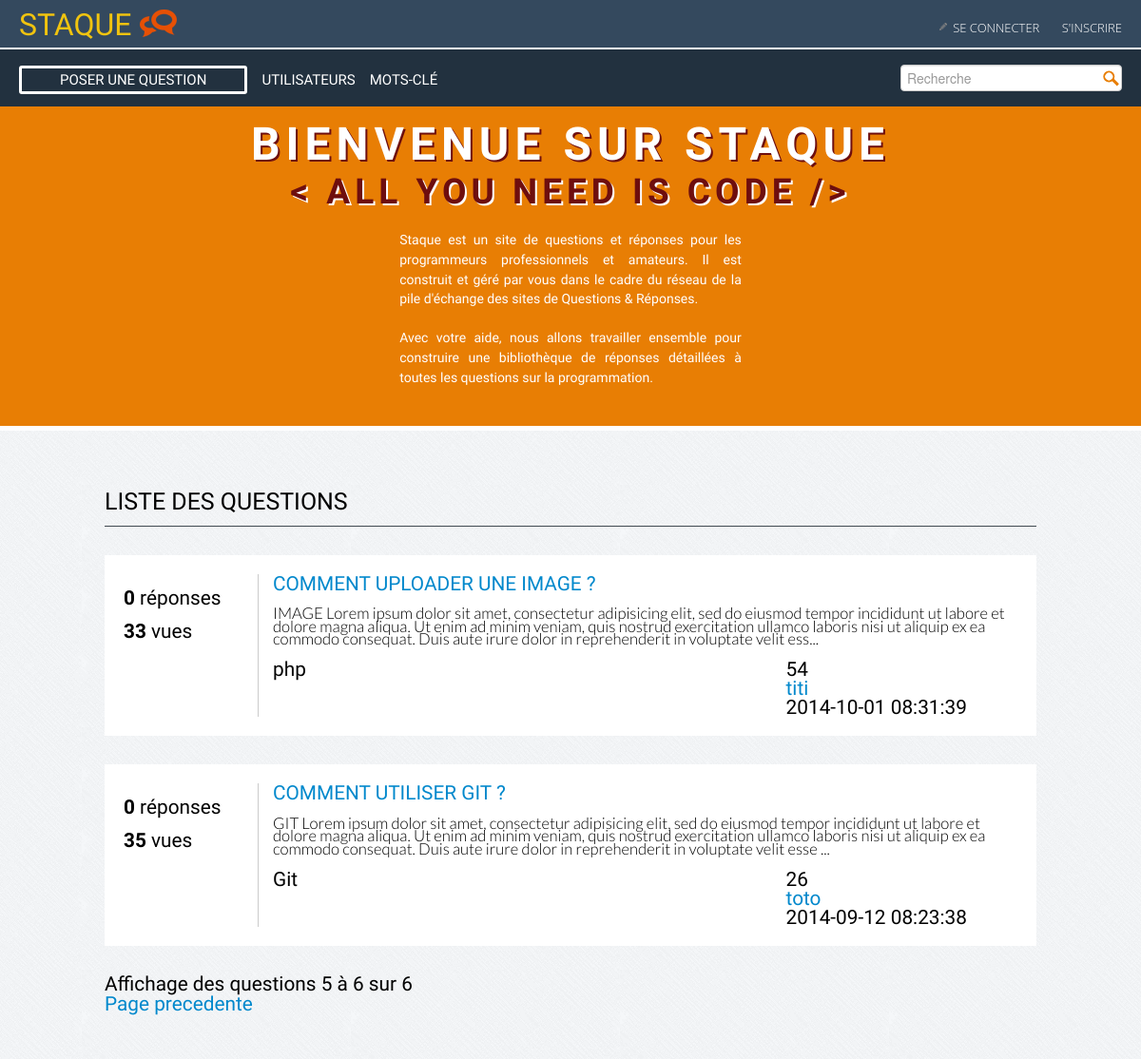
The app's page /index.php?dir=desc&page=3 with its own data.
### tables this page shows
CREATE TABLE IF NOT EXISTS `question` (
  `id` int(11) NOT NULL AUTO_INCREMENT,
  `title` varchar(250) NOT NULL,
  `content` text NOT NULL,
  `tags` varchar(255) NOT NULL,
  `user_id` int(11) NOT NULL,
  `dateCreated` datetime NOT NULL,
  `dateModified` datetime NOT NULL,
  `vues` int(11) NOT NULL,
  `points` int(11) NOT NULL,
  PRIMARY KEY (`id`)
);

CREATE TABLE IF NOT EXISTS `user` (
  `id` int(11) NOT NULL AUTO_INCREMENT,
  `name` varchar(50) NOT NULL,
  `image` varchar(150) NOT NULL,
  `pseudo` varchar(100) NOT NULL,
  `mail` varchar(150) NOT NULL,
  `password` varchar(255) NOT NULL,
  `salt` varbinary(256) NOT NULL,
  `token` varchar(50) NOT NULL,
  `birthday` date NOT NULL,
  `job` varchar(150) NOT NULL,
  `location` varchar(100) NOT NULL,
  `lang` varchar(100) NOT NULL,
  `score` int(10) NOT NULL,
  `vote` int(10) NOT NULL,
  `websites` varchar(150) NOT NULL,
  `dateRegistred` date NOT NULL,
  `dateModified` date NOT NULL,
  `dateConnected` datetime NOT NULL,
  PRIMARY KEY (`id`)
);

### functions.php (called while the page is built, shortened)
<?php
	function nbRep($id){
	global $dbh;
	$sql = "SELECT COUNT(*) FROM answer
					JOIN question ON question_id=question.id
					WHERE question.id=:id";
				$stmt = $dbh->prepare($sql);
				$stmt->bindValue(":id",$id);
				$stmt->execute();
				$nbAnswers = $stmt->fetchColumn();
				return $nbAnswers;
	}

### question_list.php (the view, shortened to what this page needs)
 <?php
	$numPerPage= 2;
	$page = 1;
	if(!empty($_GET["page"])){
		$page = $_GET["page"];
	}
	$direction = "DESC";
	if(!empty($_GET["dir"])){
		if($_GET["dir"]==="desc"){
			$direction = "DESC";
		}
	}
	$offset = ($page-1)*$numPerPage;
	$sql = "SELECT question.id,title,score,dateCreated,pseudo,tags,	content,vues
			FROM question LEFT JOIN user ON question.user_id=user.id
			ORDER BY question.id $direction LIMIT :offset,$numPerPage";
			$stmt = $dbh->prepare($sql);
			$stmt->bindValue(":offset", ($page-1)*2, PDO::PARAM_INT);
			$stmt->execute();
			$questions = $stmt->fetchAll();
			$sql = "SELECT COUNT(*) FROM question";
			$stmt = $dbh->prepare($sql);
			$stmt->execute();
			$totalNumber = $stmt->fetchColumn();
?>
<section class="container topQuestion">
	<h2>Liste des Questions</h2>
	<?php foreach ($questions as $question){ $nbAnswers=nbRep($question['id']);?>
	<div class="topQuestionWrap">
		<div class="clearboth colLeft">
			<ul class="compteurs">
				<li><strong><?php echo $nbAnswers;?></strong> réponses</li>
				<li><strong><?= $question['vues'];?></strong> vues</li>
			</ul>
		</div>
		<div class="colRight question">
			<h3>
				<a href="detail_question.php?id=<?= $question['id'];?>"  class="lien_question" id="<?= $question['id'];?>" title=""><?php echo $question['title']; ?></a>
			</h3>
			<p><?php echo substr($question['content'],0,300)."..."; ?></p>
			<div class="tags">
				<?= $question['tags'];?>
			</div>
			<div class="user">
				<ul>
					<li class="score"><?= $question['score'];?></a></li>
					<li><a href="account.php?id=<?= $question['id'];?>"  class="lien_user" title=""><?= $question['pseudo'];?></a></li>
					<li><?= $question['dateCreated'];?></a></li>
				</ul>
			</div>
		</div>
	</div>
	<?php } ?>
	<p>Affichage des questions <?php echo $offset+1; ?> à <?php echo $offset+$numPerPage; ?> sur <?php echo $totalNumber; ?><p>
	<?php if($page > 1 ) { ?>
		<a href="index.php?dir=<?php echo strtolower($direction); ?>&page=<?php echo $page - 1; ?>">Page precedente</a>
	<?php } ?>
</section>

### css/style.css (style rules this page uses)
html, body, div, span, applet, object, iframe, h1, h2, h3, h4, h5, h6, p, blockquote, pre, a, abbr, acronym, address, big, cite, code, del, dfn, em, img, ins, kbd, q, s, samp, small, strike, strong, sub, sup, tt, var, b, u, i, center, dl, dt, dd, ol, ul, li, fieldset, form, label, legend, table, caption, tbody, tfoot, thead, tr, th, td, article, aside, canvas, details, embed, figure, figcaption, footer, header, hgroup, menu, nav, output, ruby, section, summary, time, mark, audio, video { margin: 0; padding: 0; border: 0; font-size: 100%; vertical-align: baseline; }
article, aside, details, figcaption, figure, footer, header, hgroup, menu, nav, section { display: block; }
body { line-height: 1; }
ol, ul { list-style: none; }
body { font: 300 1.3rem/1.3rem Oswald; color: #000; background: url(../img/fond.png) scroll repeat 0 0 #f3f2f2; }
h2 { text-transform: uppercase; font-size: 20px; text-align: center; }
h3 { text-transform: uppercase; font-size: 18px; text-align: center; }
.clearboth { clear: both; }
.colLeft { float: left; width: 15%; }
.colRight { float: left; width: 82%; border-left: 1px solid #ccc; padding-left: 15px; }
.container { width: 980px; zoom: 1; margin: 0 auto; padding: 20px; margin-top: 20px; }
.topQuestion h2 { font: 500 1.2em/1.2em Oswald; text-align: left; border-bottom: 1px solid #414a51; padding-bottom: 10px; margin: 20px 0; }
.topQuestionWrap { padding: 20px; font-weight: 300; margin: 30px 0; background-color: #fff; }
.topQuestionWrap .compteurs li { margin: 15px 0; }
.topQuestionWrap .question h3 { text-align: left; font: 500 1em/1em PT Sans Narrow; margin-bottom: 15px; }
.topQuestionWrap .question p { text-align: left; font: 300 0.8em/0.8em Lato; margin: 15px 0; }
.topQuestionWrap .question .tags { width: 70%; float: left; }
.topQuestionWrap .question .user { width: 30%; float: right; }

### records on screen
question: nbAnswers "0", vues "33", title "COMMENT UPLOADER UNE IMAGE ?", content "IMAGE Lorem ipsum dolor sit amet, consectetur adipisicing elit, sed do eiusmod tempor incididunt ut labore et dolore magna aliqua. Ut enim ad minim veniam, quis nostrud exercitation ullamco laboris nisi ut aliquip ex ea commodo consequat. Duis aute irure dolor in reprehenderit in voluptate velit ess", tags "php", user.score "54", user.pseudo "titi", dateCreated "2014-10-01 08:31:39"
question: nbAnswers "0", vues "35", title "COMMENT UTILISER GIT ?", content "GIT Lorem ipsum dolor sit amet, consectetur adipisicing elit, sed do eiusmod tempor incididunt ut labore et dolore magna aliqua. Ut enim ad minim veniam, quis nostrud exercitation ullamco laboris nisi ut aliquip ex ea commodo consequat. Duis aute irure dolor in reprehenderit in voluptate velit esse", tags "Git", user.score "26", user.pseudo "toto", dateCreated "2014-09-12 08:23:38"

### other values on screen
$offset+1 "5"
$offset+$numPerPage "6"
$totalNumber "6"
